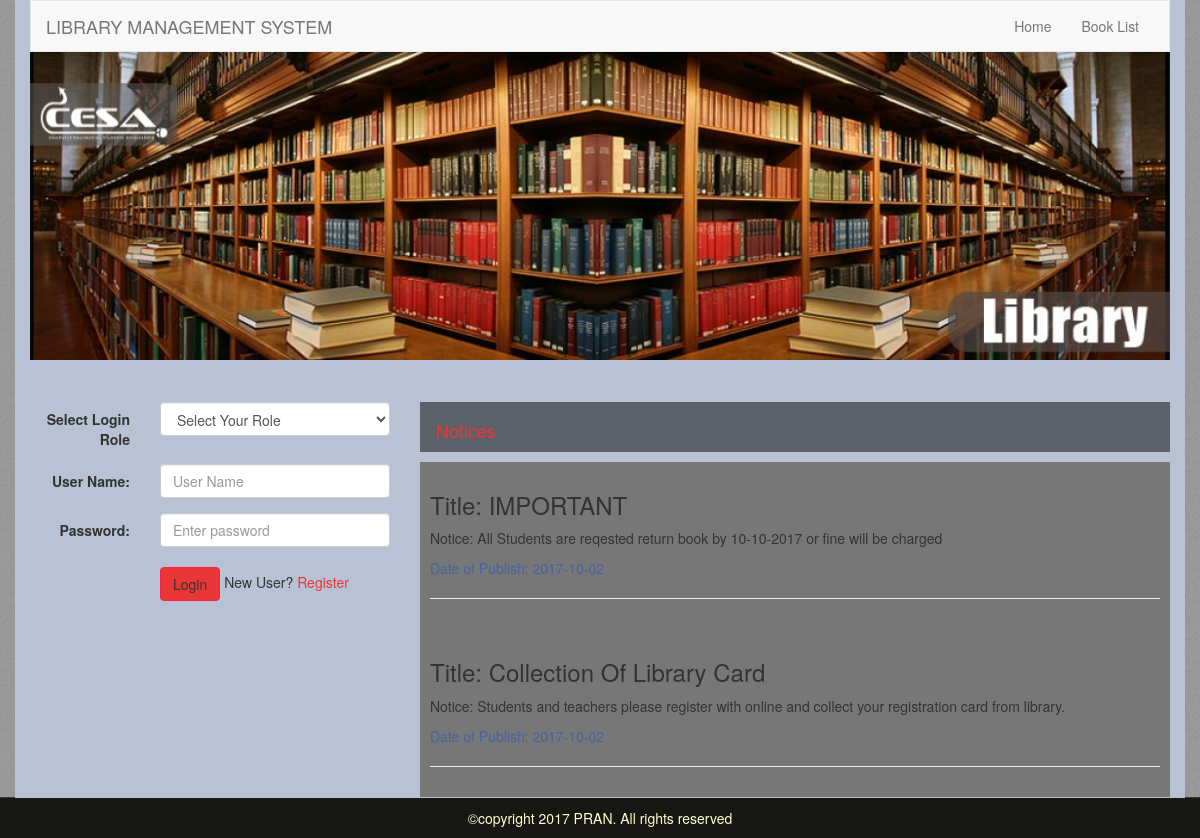
The page / on the database its author committed.
### tables this page shows
CREATE TABLE `notice` (
  `id` int(11) NOT NULL,
  `title` varchar(30) NOT NULL,
  `notice` text NOT NULL,
  `date_of_publish` date NOT NULL
);

### index.php (the view, shortened to what this page needs)
<!DOCTYPE html>
<html lang="en">
<head>
<link href="css/bootstrap.min.css" rel="stylesheet">
<link href="css/mystyle.css" rel="stylesheet">
</head>
<body>
<div class="container">
  <header class="header">
    <nav class="navbar navbar-default">
      <div class="container-fluid">
        <div class="navbar-header">
          <a class="navbar-brand" href="#">LIBRARY MANAGEMENT SYSTEM</a> </div>
        <div class="collapse navbar-collapse" id="bs-example-navbar-collapse-1">
          <ul class="nav navbar-nav navbar-right">
            <li><a href="index.php">Home</a></li>
            <li><a href="booklist.php">Book List</a></li>
          </ul>
        </div>
      </div>
    </nav>
  </header>
  </div>
  <div class="container">
    <div class="row">
      <div class="col-md-12 slider"> <img class="img-responsive" src="images/LibBG.jpg"/> </div>
    </div>
  </div>
  <div class="content_area">
    <div class="container">
      <div class="row">
        <div class="col-md-4">
          <form class="form-horizontal" role="form" action="newlog.php" method="POST">
                <div class="form-group">
                  <label class="control-label col-sm-4" for="dept">Select Login Role</label>
                  <div class="col-sm-8">
                  <select class="form-control" id="dept" name="userrole">
                    <option value="select">Select Your Role</option>
                  </select>
                   </div>
                </div>
                <div class="form-group">
                  <label class="control-label col-sm-4" for="email">User Name:</label>
                  <div class="col-sm-8">
                    <input type="username" class="form-control" id="username" name="username" placeholder="User Name">
                  </div>
                </div>
                <div class="form-group">
                  <label class="control-label col-sm-4" for="pwd">Password:</label>
                  <div class="col-sm-8">
                    <input type="password" class="form-control" id="password" name="password" placeholder="Enter password"><br/>
                    <button type="submit" class="btn btn-default" name="login">Login</button> <span> New User? <a href="registration.php">Register</a>
                  </div>
                </div>
              </form>
        </div>
        <div class="col-md-8">
          <article>
            <p class="welcome" style="font-size:18px;">Notices</p>
            <?php
               require 'newcon.php';
                $data = mysqli_query($link,"Select * from notice ORDER BY id DESC limit 2;");
               while($row = mysqli_fetch_array($data)) {?>
               <div style="background:#777777;padding:10px;"><h3>Title: <?php echo $row['title'];?></h3>
                Notice:  <?PHP echo $row['notice']; ?></p>
              <p style="color:#4863A0;">Date of Publish:  <?PHP echo $row['date_of_publish'];?></p>
              <hr/>
              </div>
              <?php } ?>
            </article>
        </div>
      </div>
    </div>
  </div>
 <?php include('footer.php');?>

### css/mystyle.css (style rules this page uses)
a { text-decoration:none; color:#e63636; }
.btn-default { border-color:#FF1D4D;background: #EA3636; }
body { background:url(../images/body-bg.png); }
.slider { height:350px; }
.navbar { margin-bottom: 0px;border-radius:0px; }
.container { background: #B8C2D4; }
.welcome { height: 50px; background:rgba(0,0,0,0.50);padding: 16px;color: #EA3636; }

### rows shown on the page
notice: title "IMPORTANT", notice "All Students are reqested return book by 10-10-2017 or fine will be charged", date_of_publish "2017-10-02"
notice: title "Collection Of Library Card", notice "Students and teachers please register with online and collect your registration card from library.", date_of_publish "2017-10-02"
